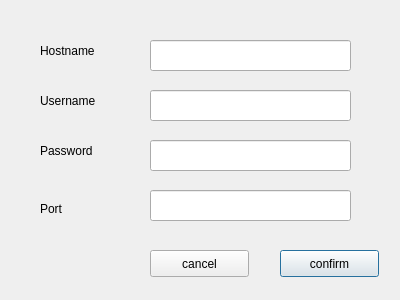
<?xml version="1.0" encoding="UTF-8"?>
<ui version="4.0">
 <class>LogInDialog</class>
 <widget class="QDialog" name="LogInDialog">
  <property name="geometry">
   <rect>
    <x>0</x>
    <y>0</y>
    <width>400</width>
    <height>300</height>
   </rect>
  </property>
  <property name="windowTitle">
   <string>Dialog</string>
  </property>
  <widget class="QLineEdit" name="hostname">
   <property name="geometry">
    <rect>
     <x>150</x>
     <y>40</y>
     <width>201</width>
     <height>31</height>
    </rect>
   </property>
  </widget>
  <widget class="QLabel" name="label">
   <property name="geometry">
    <rect>
     <x>40</x>
     <y>40</y>
     <width>71</width>
     <height>21</height>
    </rect>
   </property>
   <property name="text">
    <string>Hostname</string>
   </property>
  </widget>
  <widget class="QLabel" name="label_2">
   <property name="geometry">
    <rect>
     <x>40</x>
     <y>90</y>
     <width>71</width>
     <height>21</height>
    </rect>
   </property>
   <property name="text">
    <string>Username</string>
   </property>
  </widget>
  <widget class="QLabel" name="label_3">
   <property name="geometry">
    <rect>
     <x>40</x>
     <y>140</y>
     <width>71</width>
     <height>21</height>
    </rect>
   </property>
   <property name="text">
    <string>Password</string>
   </property>
  </widget>
  <widget class="QLineEdit" name="username">
   <property name="geometry">
    <rect>
     <x>150</x>
     <y>90</y>
     <width>201</width>
     <height>31</height>
    </rect>
   </property>
  </widget>
  <widget class="QLineEdit" name="password">
   <property name="geometry">
    <rect>
     <x>150</x>
     <y>140</y>
     <width>201</width>
     <height>31</height>
    </rect>
   </property>
  </widget>
  <widget class="QLabel" name="label_4">
   <property name="geometry">
    <rect>
     <x>40</x>
     <y>200</y>
     <width>67</width>
     <height>17</height>
    </rect>
   </property>
   <property name="text">
    <string>Port</string>
   </property>
  </widget>
  <widget class="QLineEdit" name="port">
   <property name="geometry">
    <rect>
     <x>150</x>
     <y>190</y>
     <width>201</width>
     <height>31</height>
    </rect>
   </property>
  </widget>
  <widget class="QPushButton" name="pushButton">
   <property name="geometry">
    <rect>
     <x>280</x>
     <y>250</y>
     <width>99</width>
     <height>27</height>
    </rect>
   </property>
   <property name="text">
    <string>confirm</string>
   </property>
  </widget>
  <widget class="QPushButton" name="pushButton_2">
   <property name="geometry">
    <rect>
     <x>150</x>
     <y>250</y>
     <width>99</width>
     <height>27</height>
    </rect>
   </property>
   <property name="text">
    <string>cancel</string>
   </property>
  </widget>
 </widget>
 <resources/>
 <connections/>
</ui>
